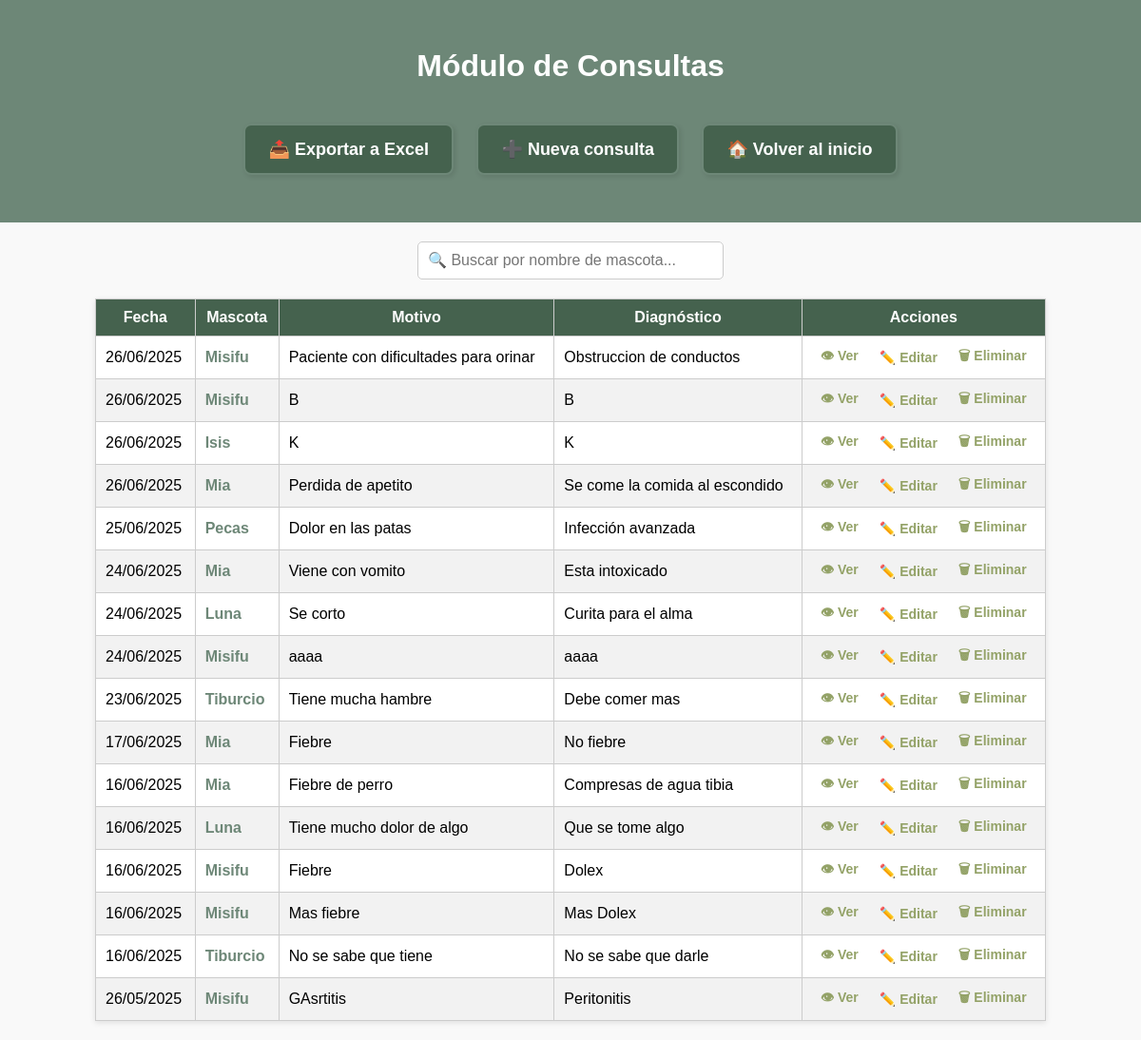
Before: /consultas/lista/ with the older database file.
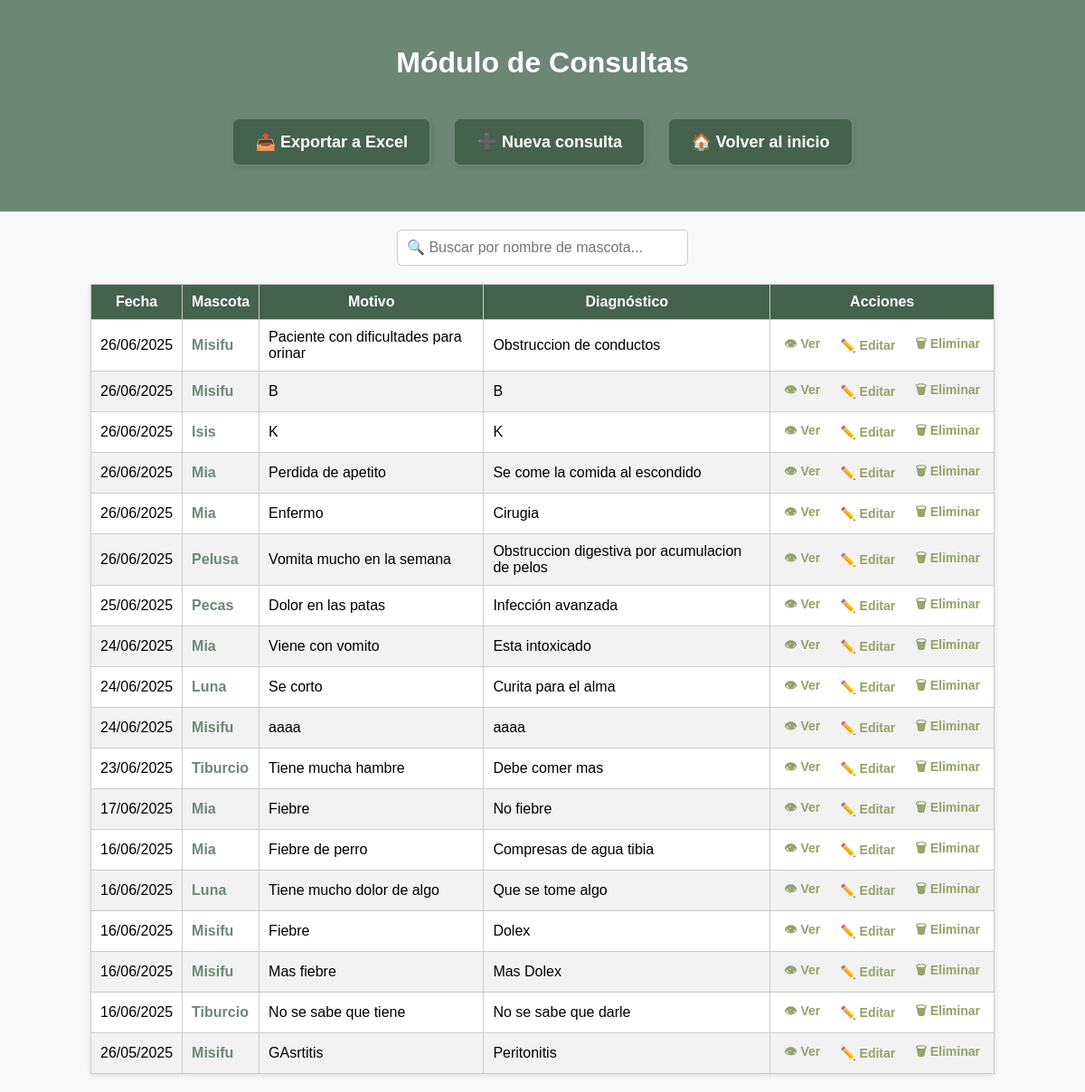
After: the same page with the newer database file.
### principal/models.py (models this page shows, shortened)
class Consulta(models.Model):
    fecha = models.DateField()
    motivo = models.TextField(blank=True)
    diagnostico = models.TextField(blank=True)
    tratamiento = models.TextField(blank=True, null=True)
    observaciones = models.TextField(blank=True, null=True)
    req_medicamentos = models.BooleanField(default=False)
    req_cirugia = models.BooleanField(default=False)
    mascota = models.ForeignKey(Mascota, on_delete=models.CASCADE, related_name='consultas')
    med_entregado = models.BooleanField(default=False)
    activo = models.BooleanField(default=True)

class Mascota(models.Model):
    nombre_mascota = models.CharField(max_length=100)
    especie = models.CharField(max_length=50, blank=True)
    raza = models.CharField(max_length=50, blank=True)
    edad = models.PositiveIntegerField(null=True, blank=True)
    cliente = models.ForeignKey(Cliente, on_delete=models.CASCADE, related_name='mascotas')
    activo = models.BooleanField(default=True)

### principal/views.py (the view)
# urls.py: path('consultas/lista/', views.lista_consultas, name='lista_consultas'),
def lista_consultas(request):
    consultas = Consulta.objects.select_related('mascota').order_by('-fecha')
    return render(request, 'principal/lista_consultas.html', {'consultas': consultas})

### principal/templates/principal/lista_consultas.html (shortened to what this page needs)
{% load static %}
<!DOCTYPE html>
<html lang="es">
<head>
    <link rel="stylesheet" href="{% static 'principal/css/listas.css' %}">
</head>
<body>
<header>
    <h1>Módulo de Consultas</h1>
    <a href="{% url 'exportar_consultas' %}" class="btn">📤 Exportar a Excel</a>
    <a href="{% url 'crear_consulta' %}" class="btn">➕ Nueva consulta</a>
    <a href="{% url 'inicio' %}" class="btn">🏠 Volver al inicio</a>
</header>
<div class="search-box">
    <input type="text" id="buscar" placeholder="🔍 Buscar por nombre de mascota...">
</div>
<table id="tabla-consultas">
    <thead>
        <tr>
            <th>Fecha</th>
            <th>Mascota</th>
            <th>Motivo</th>
            <th>Diagnóstico</th>
            <th>Acciones</th>
        </tr>
    </thead>
    <tbody>
        {% for consulta in consultas %}
        <tr>
            <td>{{ consulta.fecha|date:"d/m/Y" }}</td>
            <td><a href="{% url 'historia_clinica' consulta.mascota.id %}" class="enlace-mascota">
                    {{ consulta.mascota.nombre_mascota }}
                </a></td>
            <td>{{ consulta.motivo|default:"-" }}</td>
            <td>{{ consulta.diagnostico|default:"-" }}</td>
            <td class="acciones">
                <span>
                    <a href="{% url 'detalle_consulta' consulta.id %}">👁 Ver</a>
                    <a href="{% url 'editar_consulta' consulta.id %}">✏️ Editar</a>
                    <a href="{% url 'eliminar_consulta' consulta.id %}" onclick="return confirm('¿Eliminar esta consulta?');">🗑 Eliminar</a>
                </span>
            </td>
        </tr>
        {% empty %}
        <tr><td colspan="5">No hay consultas registradas.</td></tr>
        {% endfor %}
    </tbody>
</table>
</body>
</html>

Changed rows visible on the page:
added Consulta: fecha "26/06/2025", mascota.nombre_mascota "Mia", motivo "Enfermo", diagnostico "Cirugia"
added Consulta: fecha "26/06/2025", mascota.nombre_mascota "Pelusa", motivo "Vomita mucho en la semana", diagnostico "Obstruccion digestiva por acumulacion de pelos"
